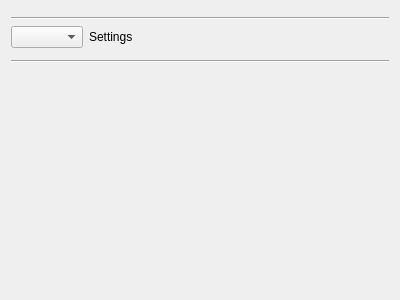
<?xml version="1.0" encoding="UTF-8"?>
<ui version="4.0">
 <class>Form</class>
 <widget class="QWidget" name="Form">
  <property name="geometry">
   <rect>
    <x>0</x>
    <y>0</y>
    <width>400</width>
    <height>300</height>
   </rect>
  </property>
  <property name="windowTitle">
   <string>Form</string>
  </property>
  <layout class="QVBoxLayout" name="verticalLayout">
   <item>
    <widget class="QWidget" name="name_desc_tags_placeholder" native="true">
     <property name="sizePolicy">
      <sizepolicy hsizetype="Preferred" vsizetype="Maximum">
       <horstretch>0</horstretch>
       <verstretch>0</verstretch>
      </sizepolicy>
     </property>
    </widget>
   </item>
   <item>
    <widget class="Line" name="line">
     <property name="orientation">
      <enum>Qt::Horizontal</enum>
     </property>
    </widget>
   </item>
   <item>
    <layout class="QHBoxLayout" name="horizontalLayout">
     <property name="bottomMargin">
      <number>0</number>
     </property>
     <item>
      <widget class="QComboBox" name="specific_combo"/>
     </item>
     <item>
      <widget class="QLabel" name="specific_label">
       <property name="text">
        <string>Settings</string>
       </property>
      </widget>
     </item>
     <item>
      <spacer name="horizontalSpacer">
       <property name="orientation">
        <enum>Qt::Horizontal</enum>
       </property>
       <property name="sizeHint" stdset="0">
        <size>
         <width>40</width>
         <height>20</height>
        </size>
       </property>
      </spacer>
     </item>
    </layout>
   </item>
   <item>
    <widget class="QWidget" name="specific_procedure_placeholder" native="true">
     <property name="sizePolicy">
      <sizepolicy hsizetype="Preferred" vsizetype="Preferred">
       <horstretch>0</horstretch>
       <verstretch>0</verstretch>
      </sizepolicy>
     </property>
    </widget>
   </item>
   <item>
    <widget class="Line" name="line_2">
     <property name="orientation">
      <enum>Qt::Horizontal</enum>
     </property>
    </widget>
   </item>
   <item>
    <widget class="QFrame" name="general_procedure_placeholder"/>
   </item>
   <item>
    <widget class="QWidget" name="bottom_spacer" native="true">
     <property name="sizePolicy">
      <sizepolicy hsizetype="Preferred" vsizetype="Expanding">
       <horstretch>0</horstretch>
       <verstretch>0</verstretch>
      </sizepolicy>
     </property>
    </widget>
   </item>
  </layout>
 </widget>
 <resources/>
 <connections/>
</ui>
